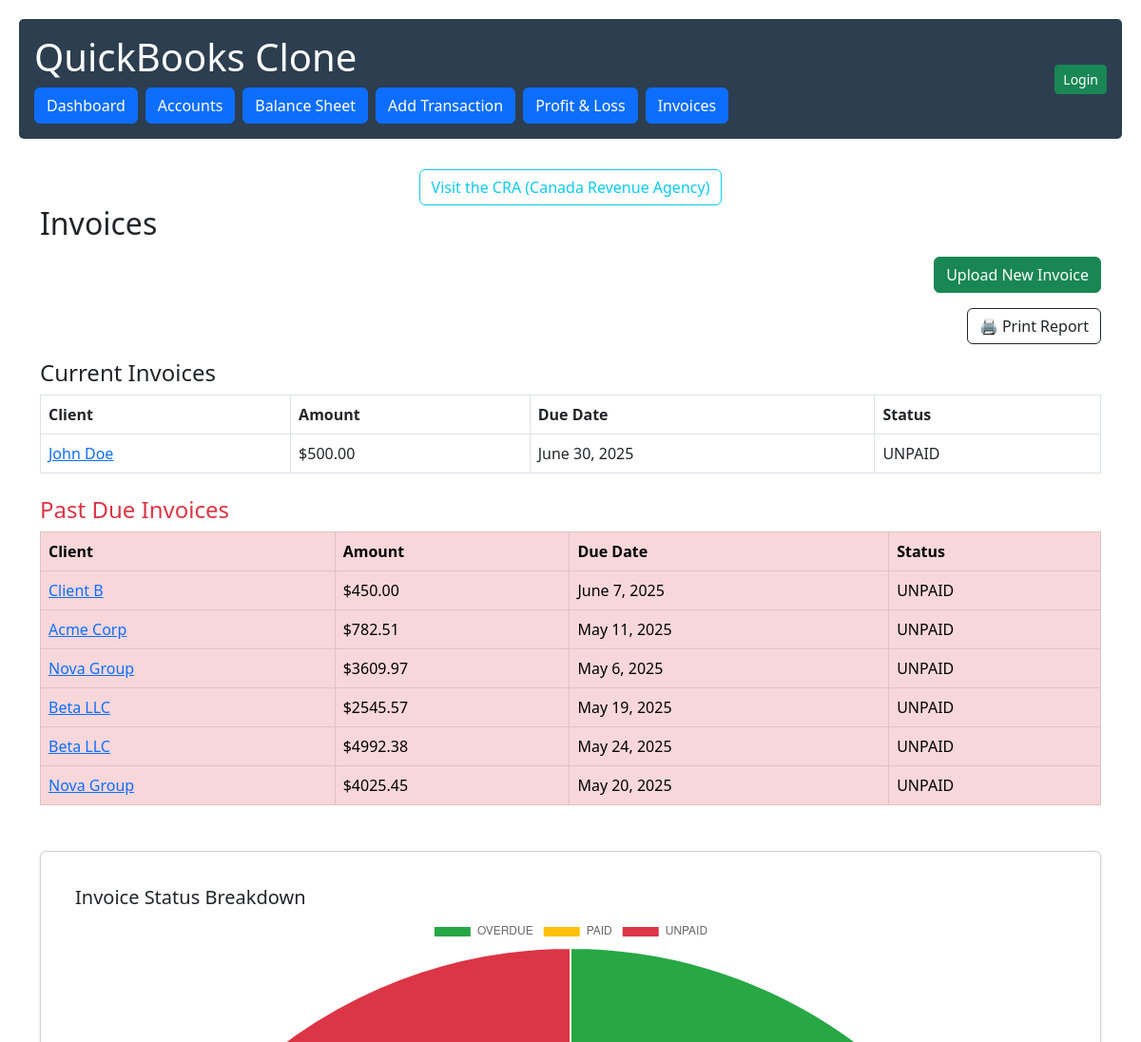
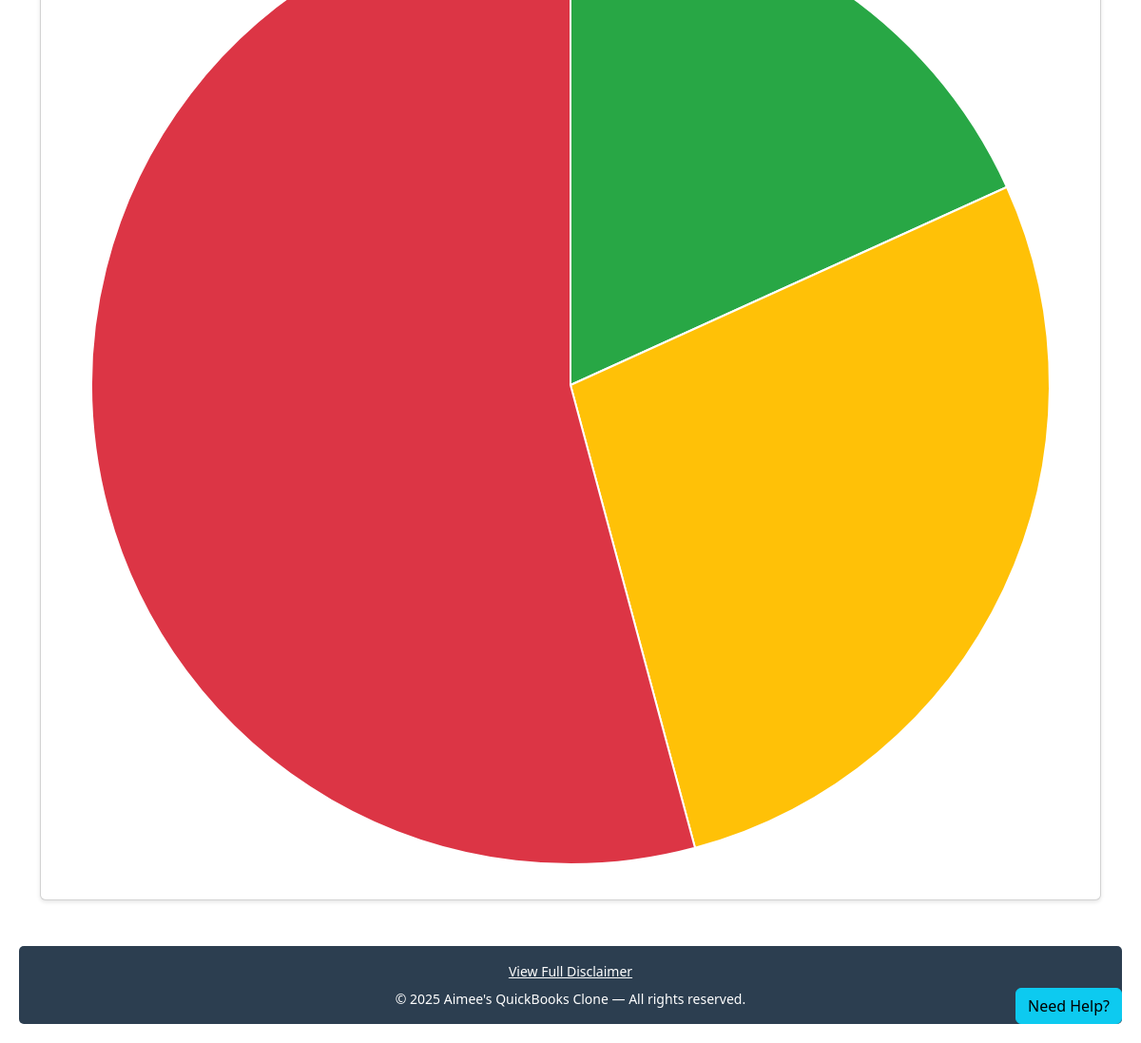
Screenshot of /invoices/ with the database file from the repository (2 pictures, top to bottom).
### accounting/models.py (models this page shows, shortened)
class Invoice(models.Model):
    STATUS_CHOICES = [
        ('PAID', 'Paid'),
        ('UNPAID', 'Unpaid'),
        ('OVERDUE', 'Overdue'),
    ]
    user = models.ForeignKey(User, on_delete=models.CASCADE)
    client = models.CharField(max_length=100)
    amount = models.DecimalField(max_digits=10, decimal_places=2)
    due_date = models.DateField()
    status = models.CharField(max_length=10, choices=STATUS_CHOICES, default='UNPAID')
    created_at = models.DateField(auto_now_add=True)
    scanned_copy = models.ImageField(upload_to='scanned_invoices/', blank=True, null=True)

### accounting/views.py (the view)
# urls.py: path('invoices/', views.invoice_list, name='invoice_list'),
def invoice_list(request):
    today = date.today()
    all_invoices = Invoice.objects.all()
    current_invoices = all_invoices.filter(due_date__gte=today)
    past_due_invoices = all_invoices.filter(due_date__lt=today, status='UNPAID')
    status_summary = (
        all_invoices.values('status')
        .annotate(total=models.Sum('amount'))
        .order_by()
    )
    return render(request, 'accounting/invoices.html', {
        'current_invoices': current_invoices,
        'past_due_invoices': past_due_invoices,
        'status_summary': status_summary,
    })

### accounting/templates/accounting/invoices.html (shortened to what this page needs)
{% extends "accounting/base.html" %}
{% block content %}
<div class="text-center mt-4">
    <a href="https://www.canada.ca/en/revenue-agency.html" target="_blank" class="btn btn-outline-info">
        Visit the CRA (Canada Revenue Agency)
    </a>
</div>
<h2>Invoices</h2>
<div class="text-end my-3">
    <a href="{% url 'add_invoice' %}" class="btn btn-success">Upload New Invoice</a>
</div>
<div class="d-flex justify-content-end mb-3">
  <button onclick="window.print()" class="btn btn-outline-dark">
    🖨️ Print Report
  </button>
</div>
<h4>Current Invoices</h4>
{% if current_invoices %}
<table class="table table-bordered">
  <thead>
    <tr>
      <th>Client</th><th>Amount</th><th>Due Date</th><th>Status</th>
    </tr>
  </thead>
  <tbody>
    {% for invoice in current_invoices %}
    <tr>
      <td>
        <a href="{% url 'invoice_detail' invoice.id %}">
          {{ invoice.client }}
        </a>
      </td>
      <td>${{ invoice.amount }}</td>
      <td>{{ invoice.due_date }}</td>
      <td>{{ invoice.status }}</td>
    </tr>
    {% endfor %}
  </tbody>
</table>
{% else %}
  <div class="alert alert-info">No current invoices found.</div>
{% endif %}
<h4 class="mt-4 text-danger">Past Due Invoices</h4>
{% if past_due_invoices %}
<table class="table table-bordered table-danger">
  <thead>
    <tr>
      <th>Client</th><th>Amount</th><th>Due Date</th><th>Status</th>
    </tr>
  </thead>
  <tbody>
    {% for invoice in past_due_invoices %}
    <tr>
      <td>
        <a href="{% url 'invoice_detail' invoice.id %}">
          {{ invoice.client }}
        </a>
      </td>
      <td>${{ invoice.amount }}</td>
      <td>{{ invoice.due_date }}</td>
      <td>{{ invoice.status }}</td>
    </tr>
    {% endfor %}
  </tbody>
</table>
{% else %}
  <div class="alert alert-success">No past due invoices. 🎉</div>
{% endif %}
<div class="card mt-5">
  <div class="card-body">
    <h5 class="card-title">Invoice Status Breakdown</h5>
    <canvas id="invoiceStatusChart" height="100"></canvas>
  </div>
</div>
<script>
  const statusCtx = document.getElementById('invoiceStatusChart').getContext('2d');
  const statusChart = new Chart(statusCtx, {
    type: 'pie',
    data: {
      labels: [{% for item in status_summary %}"{{ item.status }}"{% if not forloop.last %}, {% endif %}{% endfor %}],
      datasets: [{
        label: 'Total by Status',
        data: [{% for item in status_summary %}{{ item.total }}{% if not forloop.last %}, {% endif %}{% endfor %}],
        backgroundColor: ['#28a745', '#ffc107', '#dc3545'],
      }]
    },
    options: {
      responsive: true
    }
  });
</script>
{% endblock %}

### accounting/static/accounting/css/main.css (style rules this page uses)
body { font-family: 'Segoe UI', Tahoma, Geneva, Verdana, sans-serif; margin: 0; padding: 20px; background-color: #f5f7fa; color: #333; }
.card { background: white; padding: 20px; margin-bottom: 20px; border-radius: 5px; box-shadow: 0 2px 4px rgba(0,0,0,0.1); }
table { width: 100%; border-collapse: collapse; }
th, td { padding: 12px 15px; text-align: left; border-bottom: 1px solid #ddd; }
th { background-color: #2c3e50; color: white; }

### rows the page displays
Invoice: client "John Doe", amount "500.00", due_date "June 30, 2025", status "UNPAID"
Invoice: client "Client B", amount "450.00", due_date "June 7, 2025", status "UNPAID"
Invoice: client "Acme Corp", amount "782.51", due_date "May 11, 2025", status "UNPAID"
Invoice: client "Nova Group", amount "3609.97", due_date "May 6, 2025", status "UNPAID"
Invoice: client "Beta LLC", amount "2545.57", due_date "May 19, 2025", status "UNPAID"
Invoice: client "Beta LLC", amount "4992.38", due_date "May 24, 2025", status "UNPAID"
Invoice: client "Nova Group", amount "4025.45", due_date "May 20, 2025", status "UNPAID"

### other values shown
chart data {{ item.status }} OVERDUE, PAID, UNPAID
chart data {{ item.total }} 5685.23000000000, 8609.36000000000, 16905.8800000000
